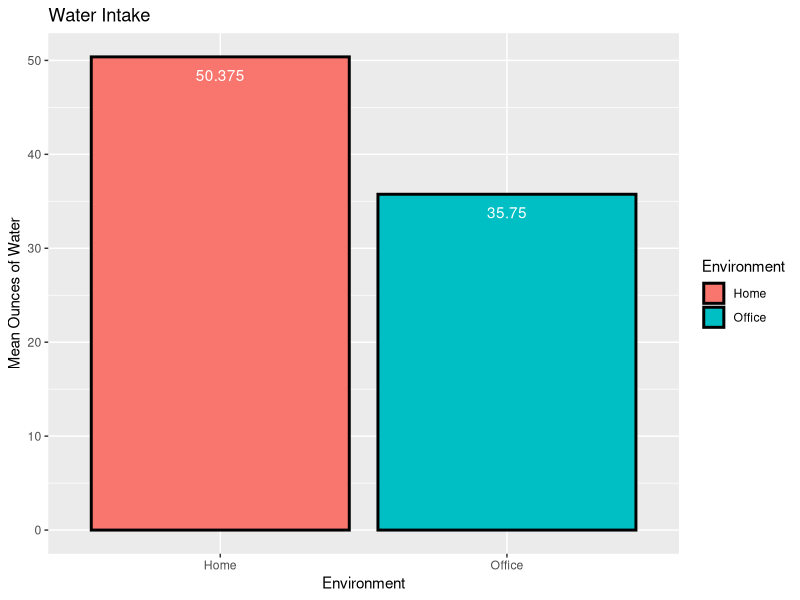

This figure's R source:
## ---- chunk 1
knitr::opts_chunk$set(echo = TRUE)
## ---- chunk 2
library(tidyverse)
library(readxl)
library(ggplot2)
Water_Intake <- read_excel("Water_Intake.xlsx")
## ---- chunk 3
tempWaterData <- Water_Intake%>%
                 select(Environment,Ounces)%>%
                 filter(!is.na(Environment))%>%
                 arrange(Environment)

t.test(Ounces~Environment, data=tempWaterData, alternative="greater")
## ---- chunk 4
tempWaterData <- Water_Intake%>%
                 select(Environment,Ounces)%>%
                 filter(!is.na(Environment))%>%
                 arrange(Environment)

tempWaterData <- tempWaterData%>%
                 group_by(Environment)%>%
                 summarise(OuncesMean=mean(Ounces))

ggplot(tempWaterData,aes(x=Environment,y=OuncesMean,fill=Environment))+geom_col(color="black",lwd=1)+geom_text(aes(label=OuncesMean),vjust=2,colour="white")+labs(title="Water Intake",x="Environment",y="Mean Ounces of Water")
